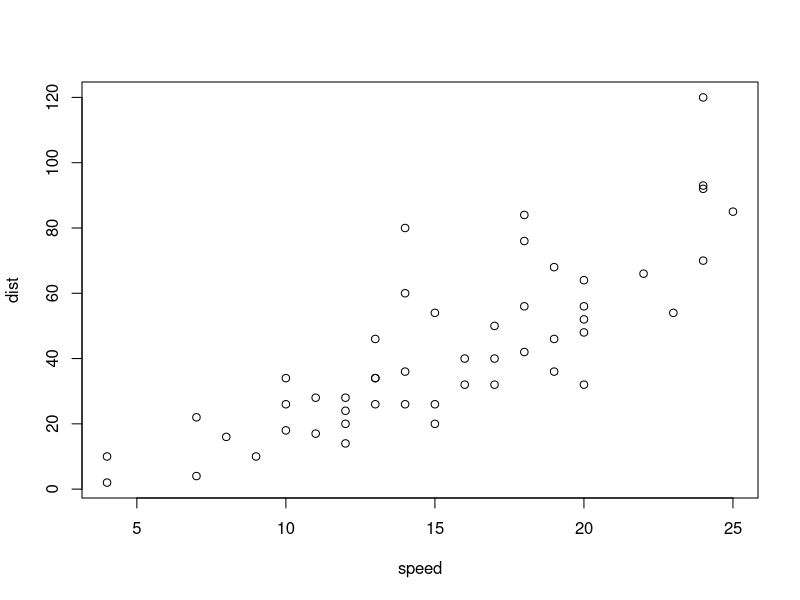
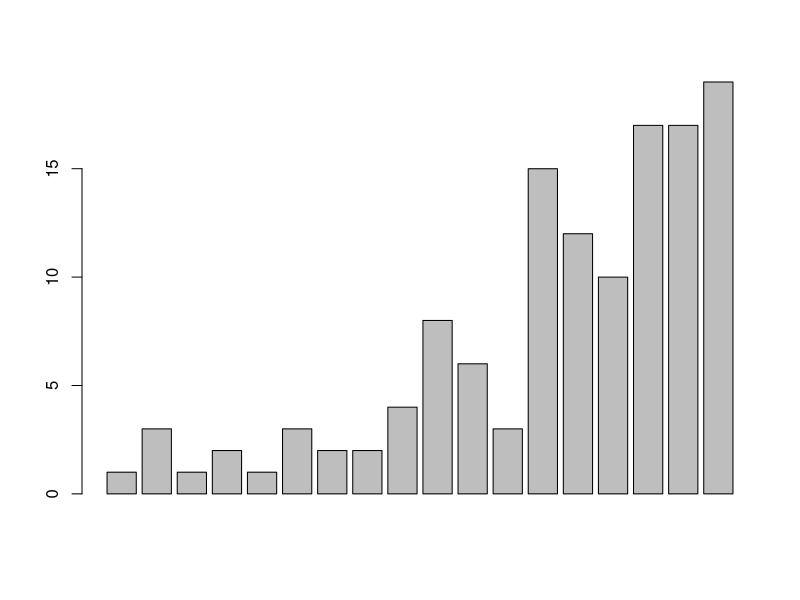
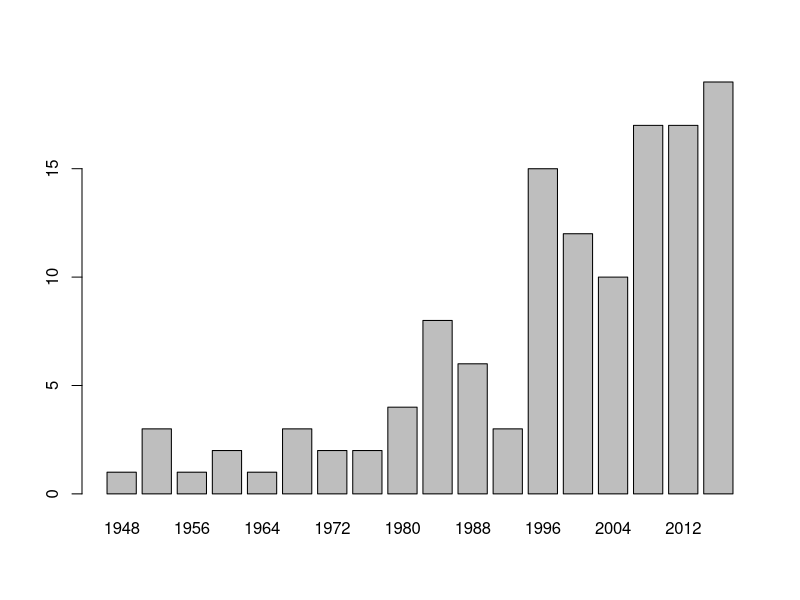
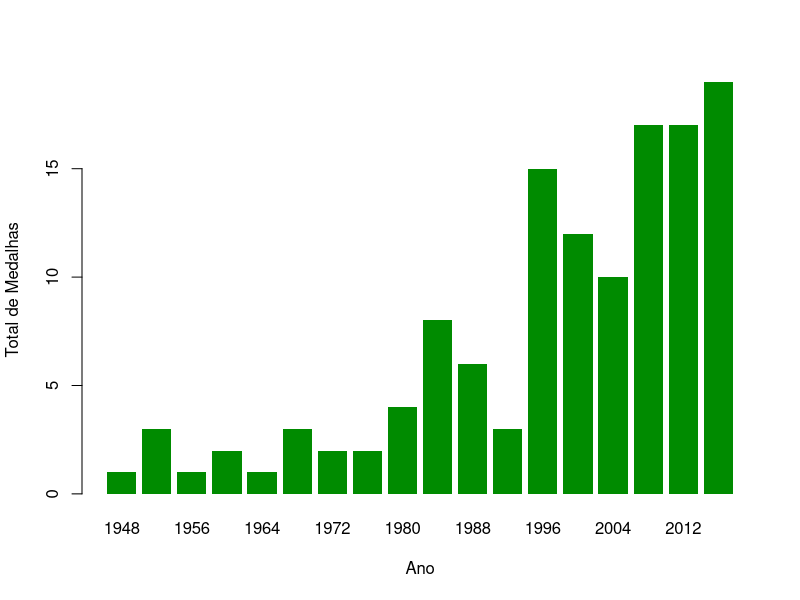
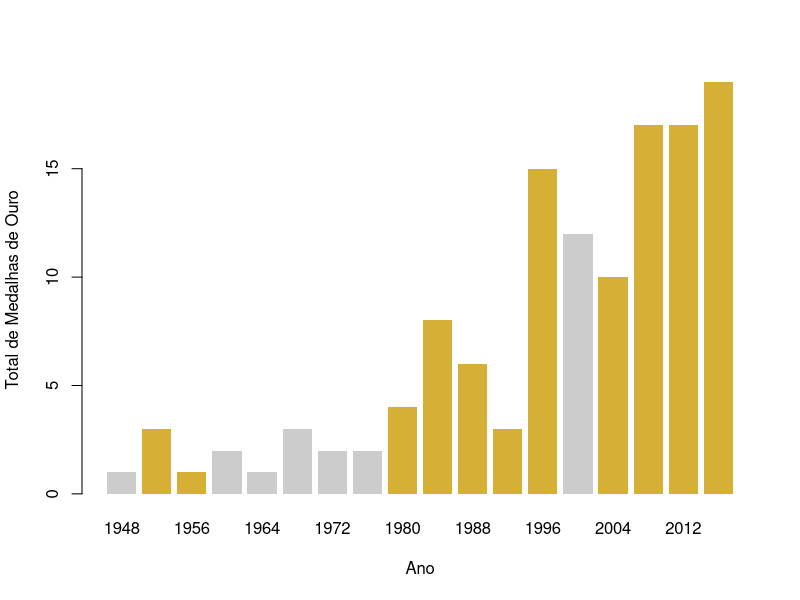
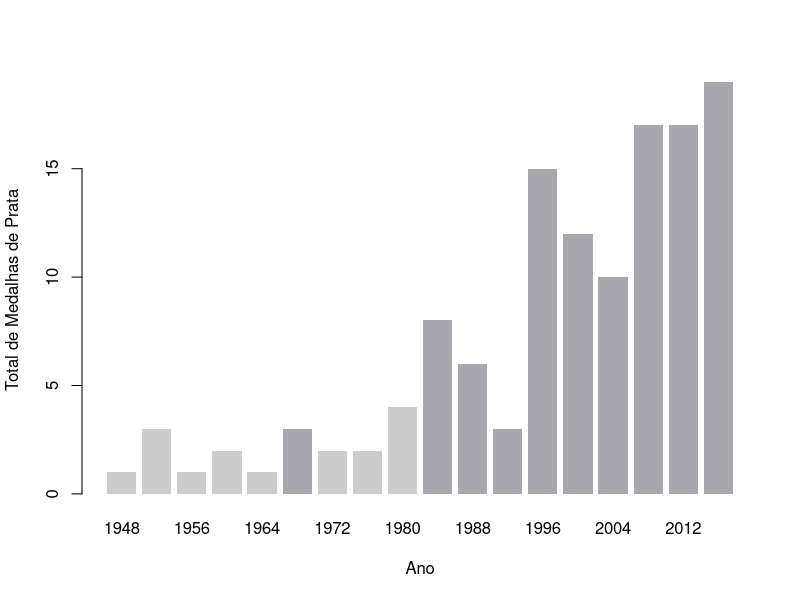
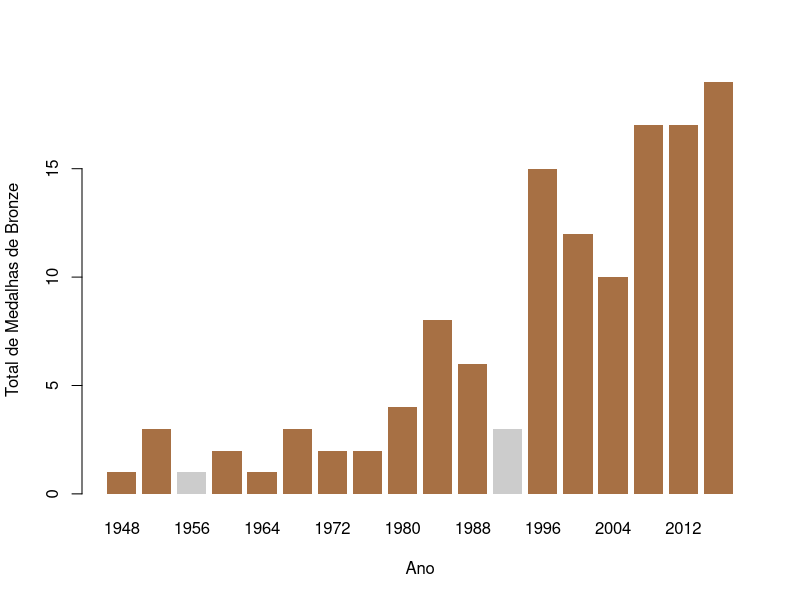

R code for these plots, in order:
## ---- chunk 1
plot(cars)
## ---- chunk 2
data()

## ---- chunk 3
olimpiadas <- read.csv("data/olimpiadas_brasil.csv", sep = ",", header=TRUE)
head(olimpiadas, 5)
## ---- chunk 4
olimpiadas$total
## ---- chunk 5
barplot(olimpiadas$total)
## ---- chunk 6

barplot(olimpiadas$total, names.arg = olimpiadas$ano)

## ---- chunk 7

barplot(olimpiadas$total, names.arg = olimpiadas$ano, col='green4', border=NA, xlab="Ano", ylab="Total de Medalhas")

## ---- chunk 8

cores_preenchimento <- c() # inicia um vetor vazio

for (i in 1:length(olimpiadas$ano)) {
  
  if(olimpiadas$ouro[i] > 0) {
    
    cores_preenchimento <- c(cores_preenchimento, "#D6AF36")
    
  } else {
    cores_preenchimento <- c(cores_preenchimento, "#CCCCCC")
  }
  
  
}

## ---- chunk 9

barplot(olimpiadas$total, names.arg = olimpiadas$ano, col=cores_preenchimento, border=NA, xlab="Ano", ylab="Total de Medalhas de Ouro")

## ---- chunk 10
cores_preenchimento <- c() # inicia um vetor vazio

for (i in 1:length(olimpiadas$ano)) {
  
  if(olimpiadas$prata[i] > 0) {
    
    cores_preenchimento <- c(cores_preenchimento, "#A7A7AD")
    
  } else {
    cores_preenchimento <- c(cores_preenchimento, "#CCCCCC")
  }
  
  
}

barplot(olimpiadas$total, names.arg = olimpiadas$ano, col=cores_preenchimento, border=NA, xlab="Ano", ylab="Total de Medalhas de Prata")

## ---- chunk 11
cores_preenchimento <- c() # inicia um vetor vazio

for (i in 1:length(olimpiadas$ano)) {
  
  if(olimpiadas$bronze[i] > 0) {
    
    cores_preenchimento <- c(cores_preenchimento, "#A77044")
    
  } else {
    cores_preenchimento <- c(cores_preenchimento, "#CCCCCC")
  }
  
  
}

barplot(olimpiadas$total, names.arg = olimpiadas$ano, col=cores_preenchimento, border=NA, xlab="Ano", ylab="Total de Medalhas de Bronze")

